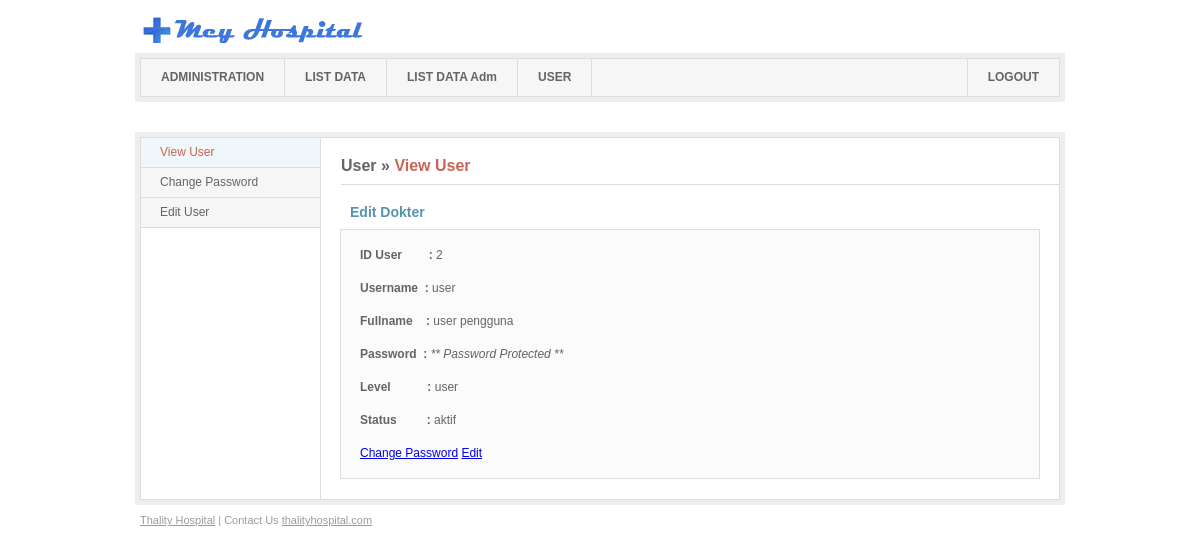
/user/index.php?menu=detailUser (signed in), run on the app's committed database.
### tables this page shows
CREATE TABLE IF NOT EXISTS `user` (
  `id_user` bigint(20) NOT NULL AUTO_INCREMENT,
  `username` varchar(25) NOT NULL,
  `full_name` varchar(50) NOT NULL,
  `password` varchar(50) NOT NULL,
  `level` varchar(20) NOT NULL,
  `status` text NOT NULL,
  PRIMARY KEY (`id_user`)
);

### user/user/detailuser.php (the view, shortened to what this page needs)
<?php
$sql="SELECT * from user where id_user='".$_SESSION['id_user']."'";
	$sql=mysql_query($sql);
	$data=mysql_fetch_array($sql);
	?>
<div id="sidebar">
                	<ul class="sideNav">
                    	<li><a href="index.php?menu=detailUser" class="active">View User</a></li>
                    	<li><a href="index.php?menu=change">Change Password</a></li>
                    	<li><a href="index.php?menu=editUser">Edit User</a></li>
                    </ul>
                </div>
<h2><a href="index.php?menu=detailuser">User</a> &raquo; <a href="index.php?menu=detailuser" class="active">View User</a></h2>
<div id="main">
					<h3>Edit Dokter</h3>
					<form method="post" action="">
                    	<fieldset>
						<p><label><b>ID User &nbsp;&nbsp;&nbsp;&nbsp;&nbsp;&nbsp;&nbsp;: </b><?php echo "$data[id_user]"; ?></label></p>
						<p><label><b>Username &nbsp;: </b><?php echo "$data[username]"; ?></label></p>
						<p><label><b>Fullname &nbsp;&nbsp;&nbsp;: </b><?php echo "$data[full_name]"; ?></label></p>
						<p><label><b>Password &nbsp;: </b><i>**  Password Protected  **</i></label></p>
						<p><label><b>Level &nbsp;&nbsp;&nbsp;&nbsp;&nbsp;&nbsp;&nbsp;&nbsp;&nbsp;&nbsp;: </b><?php echo "$data[level]"; ?></label></p>
						<p><label><b>Status &nbsp;&nbsp;&nbsp;&nbsp;&nbsp;&nbsp;&nbsp;&nbsp;: </b><?php echo "$data[status]"; ?></label></p>
						<?php
						echo "
						<a href=\"index.php?menu=change&id_user=$data[id_user]\">Change Password</a>";
						echo "
						<a href=\"index.php?menu=editUser&id_user=$data[id_user]\">Edit</a>"; ?>
                        </fieldset>
                    </form>
					</div>

### style/css/layout.css (style rules this page uses)
body { background: white; font-family: Arial, Helvetica, sans-serif; font-size: 12px; color: #646464; text-align: center; }
#sidebar { width: 179px; float: left; }
#sidebar .sideNav { width: 179px; }
#sidebar .sideNav li { border-bottom: 1px solid #ddd; width: 179px; }
#sidebar .sideNav li a { display: block; color: #646464; background: #f6f6f6; text-decoration: none; height: 29px; line-height: 29px; padding: 0 19px; width: 141px; }
#sidebar .sideNav li a.active, #sidebar .sideNav li a.active:hover { background: #f0f7fa; color: #c66653; }
h2 { width: 718px; float: right; color: #646464; font-size: 16px; line-height: 16px; font-weight: bold; margin: 20px 0 0 0; padding: 0 0 10px 0; border-bottom: 1px solid #ddd; }
h2 a { color: #646464; text-decoration: none; }
h2 a.active { color: #c66653; }
#main { width: 700px; float: right; padding: 0 19px 0 0; }
h3 { font-size: 14px; line-height: 14px; font-weight: bold; color: #5494af; padding: 0 0 0 10px; margin: 20px 0 10px; }
#main fieldset { border: 1px solid #ddd; padding: 19px; margin: 0 0 20px 0; background: #fbfbfb; }
#main fieldset p { margin: 0 0 14px 0; float: left; width: 100%; }
#main fieldset label { display: block; width: 100%; margin: 0 0 7px 0; line-height: 12px; }

### data on the page
user: id_user "2", username "user", full_name "user pengguna", level "user", status "aktif"
